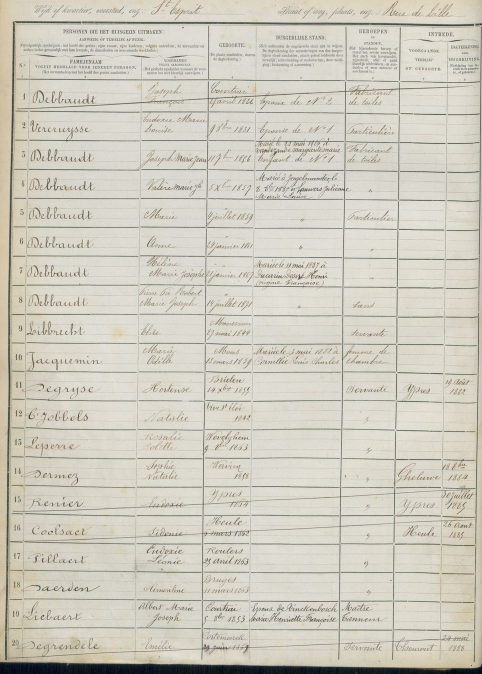
#> input picture OpenCV-LineRecognition-Test/img.jpg, 964 x 1347 px (shown at 1/2 size)
$ python Python-Project-Test-File.py
#> lines starting #> are read from the running program, lines starting #| are printed output that depends on the picture; after the words box and inside, x2 and y2 are one past the last pixel; in counts of white or black regions, pixels touching at a corner belong together
import cv2
import numpy as np

img = cv2.imread('img.jpg')
#> img is the input picture: shape (1347, 964, 3); mean B, G, R 191.5, 203.7, 207.3
gray = cv2.cvtColor(img,cv2.COLOR_BGR2GRAY)
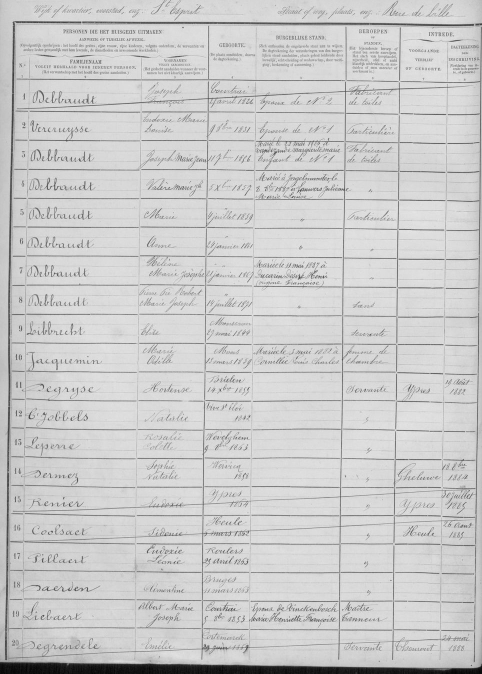
#> gray: shape (1347, 964) (shown at 1/2 size); min 1, max 254, mean 203.4
edges = cv2.Canny(gray, 50, 150,apertureSize = 3)
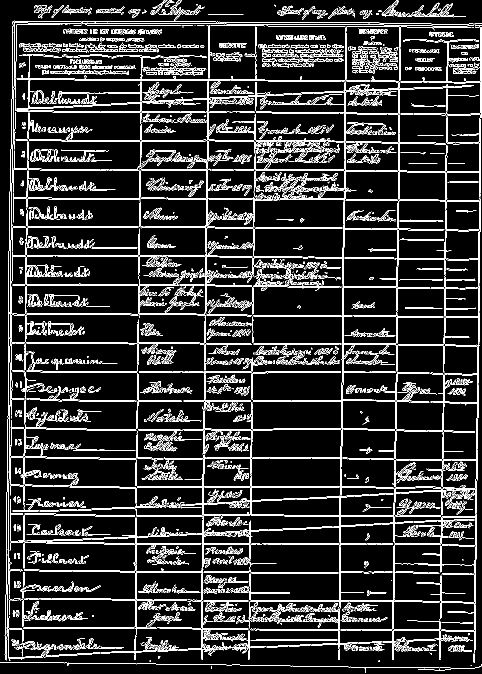
#> edges: shape (1347, 964) (shown at 1/2 size); 11.5% white in thin lines or dots

lines = cv2.HoughLines(edges,1,np.pi/180,330)
#> lines = 76 rows, first 8: [687, 1.57], [30, 0.0175], [219, 1.52], [1030, 1.57], [455, 1.57], [160, 1.57], [1032, 1.57], [34, 0.0175]
for rho,theta in lines[:, 0]:
    a = np.cos(theta)
    b = np.sin(theta)
    x0 = a*rho
    y0 = b*rho
    x1 = int(x0 + 1000*(-b))
    y1 = int(y0 + 1000*(a))
    x2 = int(x0 - 1000*(-b))
    y2 = int(y0 - 1000*(a))

    cv2.line(img,(x1,y1),(x2,y2),(0,0,255),2)
#> this loop made 76 passes
#> (rho, theta, a, b, x0, y0, x1, y1) on passes 1 to 12: (687, 1.57, -4.37e-08, 1, -3e-05, 687, -1000, 686), (30, 0.0175, 1, 0.0175, 30, 0.524, 12, 1000), (219, 1.52, 0.0523, 0.999, 11.46, 218.7, -987, 271), (1030, 1.57, -4.37e-08, 1, -4.5e-05, 1030, -1000, 1029), (455, 1.57, -4.37e-08, 1, -1.99e-05, 455, -1000, 454), (160, 1.57, -4.37e-08, 1, -6.99e-06, 160, -1000, 159), (1032, 1.57, -4.37e-08, 1, -4.51e-05, 1032, -1000, 1031), (34, 0.0175, 1, 0.0175, 33.99, 0.593, 16, 1000), (900, 0.0175, 1, 0.0175, 899.9, 15.71, 882, 1015), (805, 0.0175, 1, 0.0175, 804.9, 14.05, 787, 1013), (699, 0.0175, 1, 0.0175, 698.9, 12.2, 681, 1012), (1026, 1.52, 0.0523, 0.999, 53.7, 1024.6, -944, 1076)
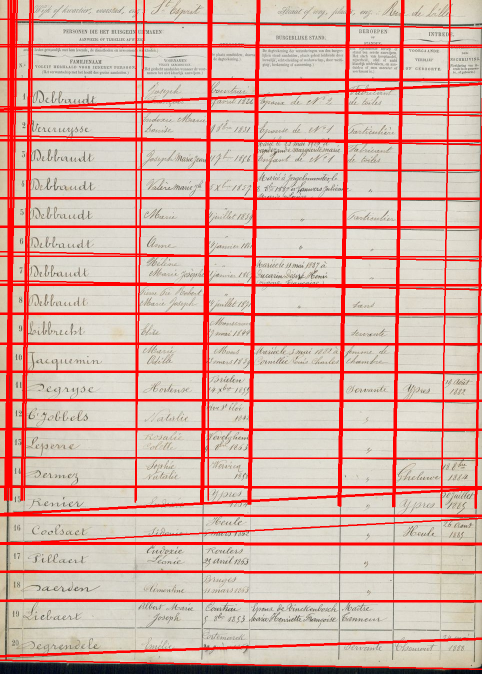
#> img: shape (1347, 964, 3) (shown at 1/2 size); 14.05% of pixels changed, all inside (x1, y1, x2, y2) = (0, 0, 964, 1340)

cv2.imwrite('test-line.jpg',img)
